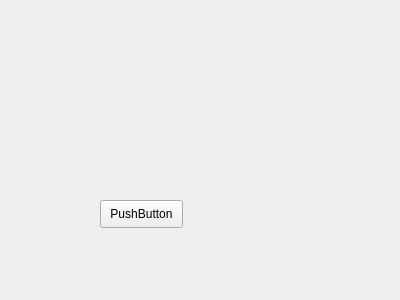
<?xml version="1.0" encoding="UTF-8"?>
<ui version="4.0">
 <class>Widget</class>
 <widget class="QWidget" name="Widget">
  <property name="geometry">
   <rect>
    <x>0</x>
    <y>0</y>
    <width>400</width>
    <height>300</height>
   </rect>
  </property>
  <property name="windowTitle">
   <string>Widget</string>
  </property>
  <widget class="QPushButton" name="pushButton">
   <property name="geometry">
    <rect>
     <x>100</x>
     <y>200</y>
     <width>83</width>
     <height>28</height>
    </rect>
   </property>
   <property name="text">
    <string>PushButton</string>
   </property>
  </widget>
 </widget>
 <layoutdefault spacing="6" margin="11"/>
 <resources/>
 <connections/>
</ui>
